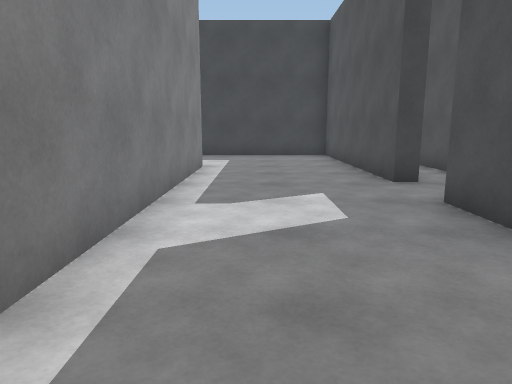
[1] (above)

24 first-person views from a walk through a scene from a Unity 3-D project. The camera is 1.3 m above the floor, tilts 10° down and sees 70° across. The floor is counted in squares, 1.21 m on a side. Each view is taken from the middle of a square. On the plan, view 1 faces up. The plan holds only what a view shows up to about 14 squares ahead; the rest is blank. The place goes on beyond the plan. The player is left out.

[2]
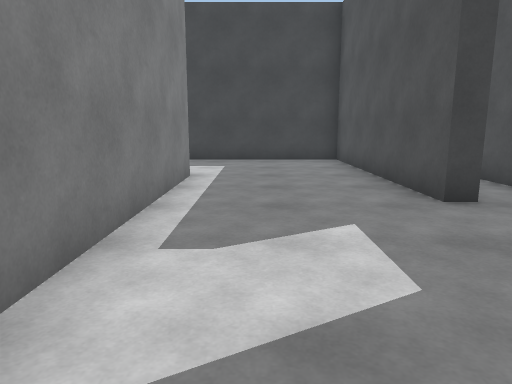

[3]
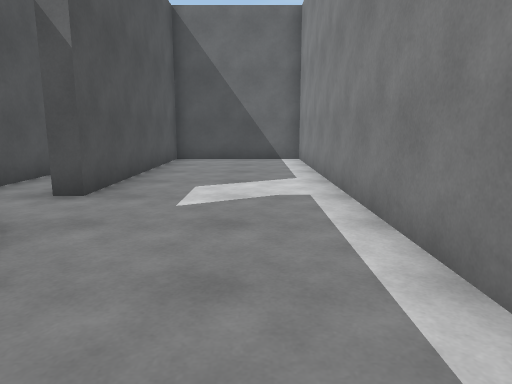

[4]
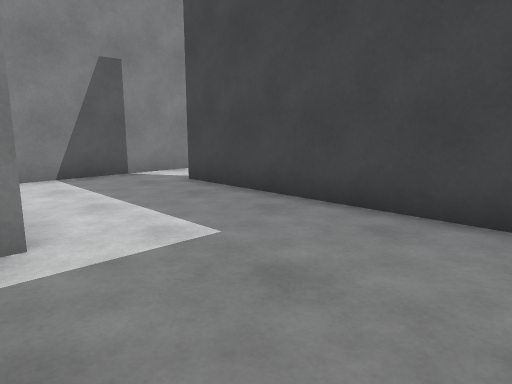

[5]
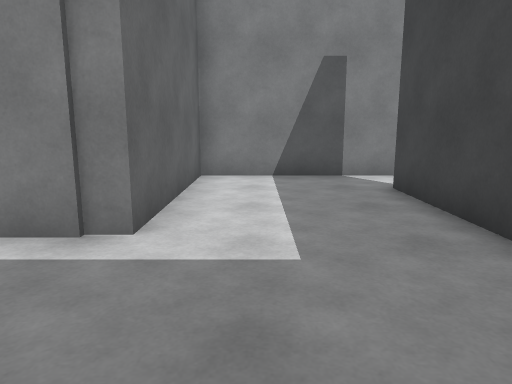

[6]
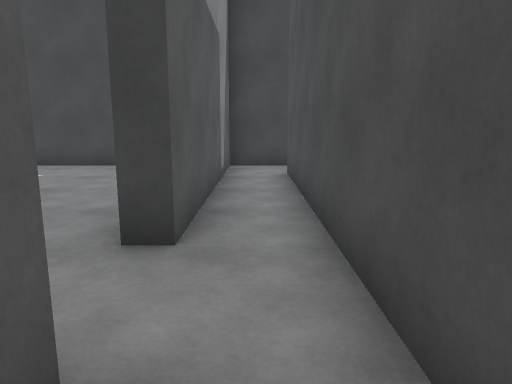

[7]
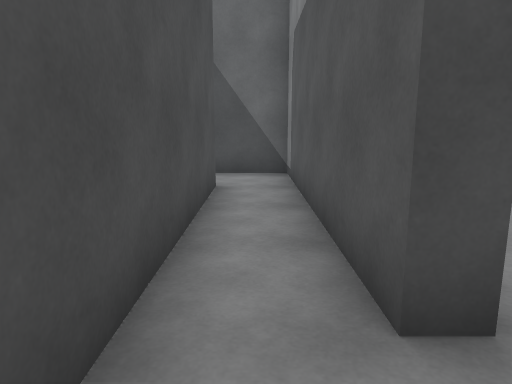

[8]
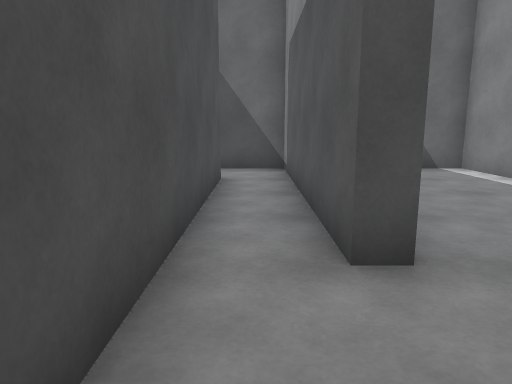

[9]
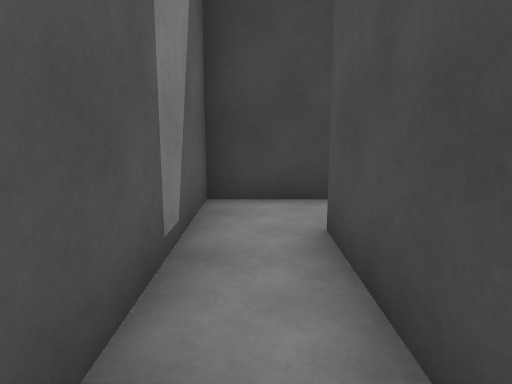

[10]
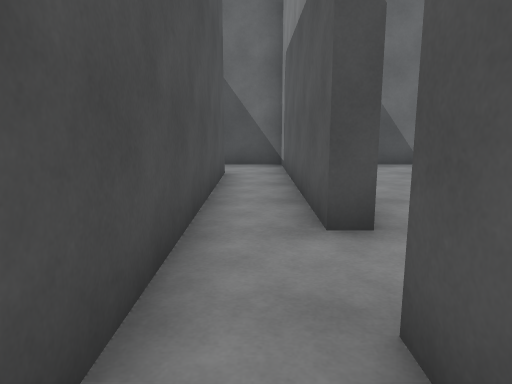

[11]
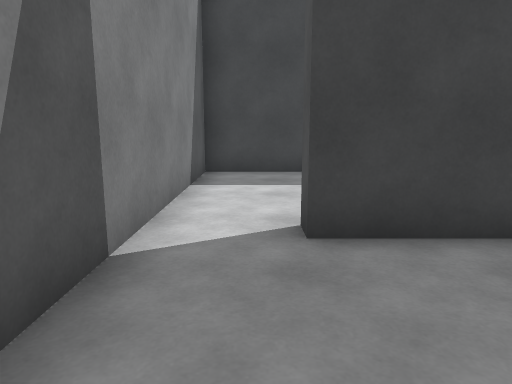

[12]
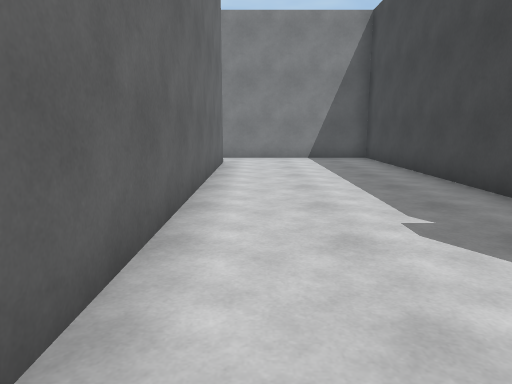

[13]
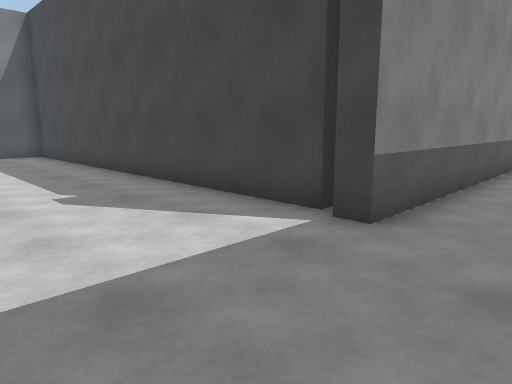

[14]
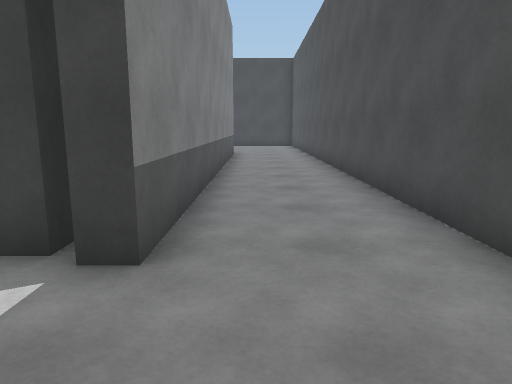

[15]
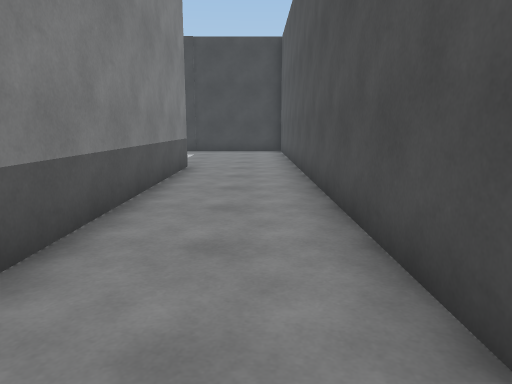

[16]
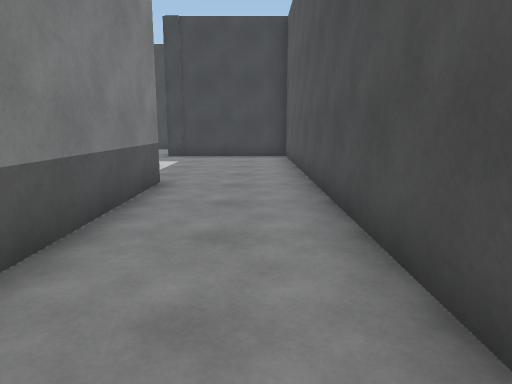

[17]
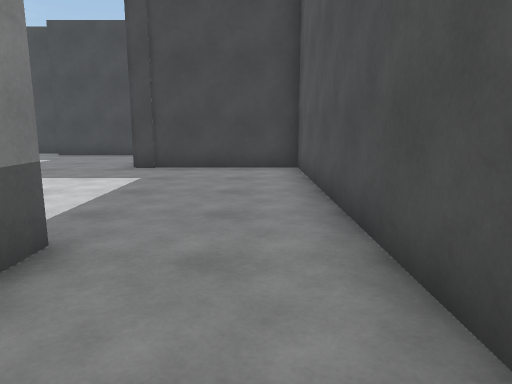

[18]
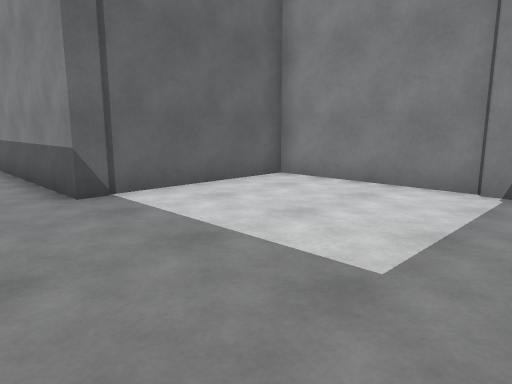

[19]
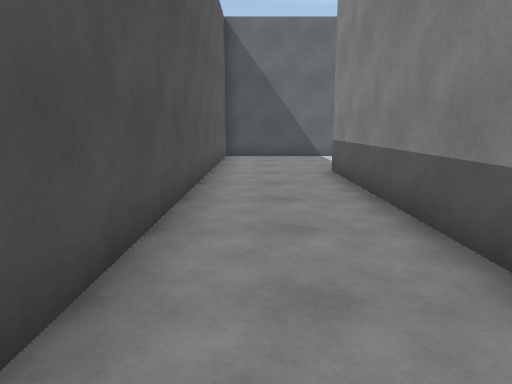

[20]
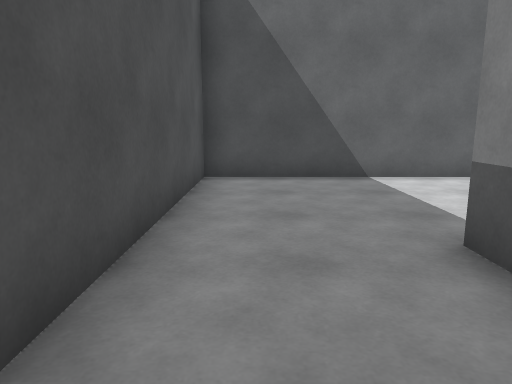

[21]
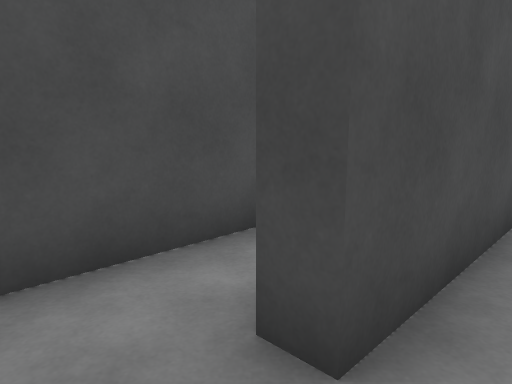

[22]
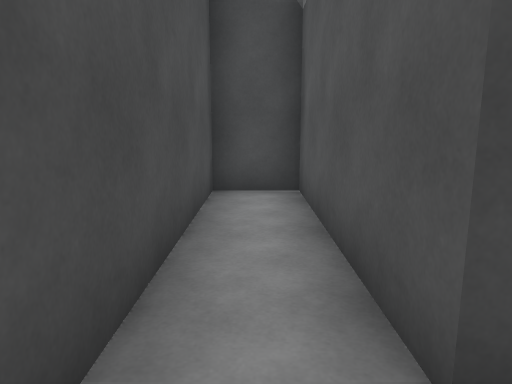

[23]
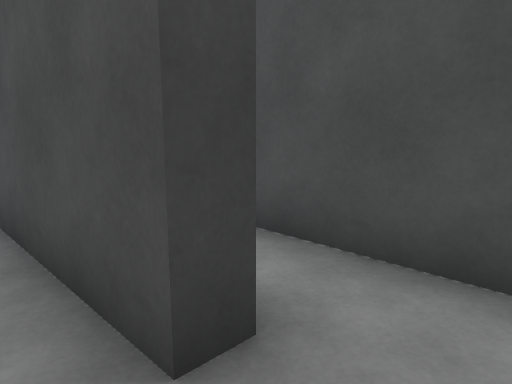

[24]
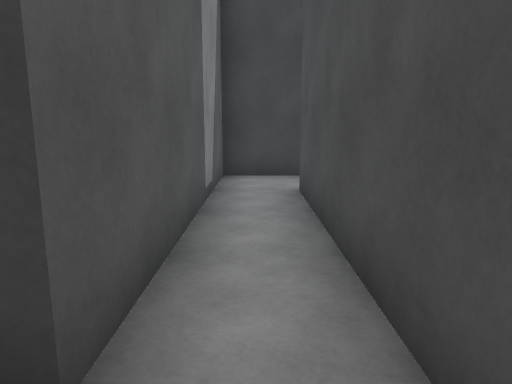

### Floor plan
Points are (right, up) in squares from view 1. A wall is a line through its corners. A room is listed if a view was taken in it or the views show most of it. See-through windows are left out.
Room 1 (views 1, 2, 3, 4, 5, 11)
walls: (3.2, 7.2) (2.8, 7.2) (2.8, 14.5) (-4.5, 14.5); (-6.2, 14.5) (-6.2, 10.8) (-1.5, 10.8) (-1.5, -1.7) (2.8, -1.7) (2.8, 5.3) (3.2, 5.3)
ways out: opening at (3, 6.5) to room 2; opening at (-5, 15) to room 3
Room 2 (views 6, 7, 8, 9, 10, 21, 23)
walls: (3.2, 5.3) (3.2, -1.7) (5, -1.7); (5.3, 0.2) (4.7, 0.2) (4.7, 12.7) (5.3, 12.7); (5.1, 14.5) (3.2, 14.5) (3.2, 7.2)
ways out: opening at (3, 6.5) to room 1; opening at (5, 13.5) to room 5; opening at (5, -0.5) to room 6
Room 3 (views 12, 13, 14, 15, 16, 17, 19, 20)
walls: (6.3, 20.5) (6.3, 20) (-6.2, 20) (-6.2, 14.5); (-4.5, 14.5) (-4.5, 15) (10.1, 15) (10.1, 32.4); (7.1, 32.2) (7.1, 19.8) (6.5, 19.8)
ways out: opening at (-5, 15) to room 1; opening at (8.5, 32) to room 4
Room 4 (view 18)
walls: (2.3, 37) (2.3, 32.2) (7.1, 32.2); (10.1, 32.4) (10.1, 38.9) (5.6, 38.9)
ways out: opening at (8.5, 32) to room 3
Room 5 (view 22)
walls: (5.3, 12.7) (5.3, 7.7) (6.7, 7.7) (6.7, 13.6)
ways out: opening at (5, 13.5) to room 2
Room 6 (view 24)
walls: (6.7, -0.6) (6.7, 5.2); (7, 7.2) (5.3, 7.2) (5.3, 0.2)
ways out: opening at (5, -0.5) to room 2; opening at (7, 6)

Where each view was taken, in squares from view 1:
view 1: 0 up, 0 right, facing up
view 2: 2 up, 0 right, facing up
view 3: 11 up, 0 right, facing down
view 4: 10 up, 2 right, facing up-left
view 5: 12 up, 2 right, facing left
view 6: 4 up, 4 right, facing up
view 7: 7 up, 4 right, facing down
view 8: 8 up, 4 right, facing down
view 9: 9 up, 4 right, facing up
view 10: 9 up, 4 right, facing down
view 11: 11 up, 5 left, facing up
view 12: 16 up, 7 right, facing left
view 13: 16 up, 9 right, facing up-left
view 14: 17 up, 8 right, facing up
view 15: 22 up, 9 right, facing up
view 16: 25 up, 9 right, facing up
view 17: 29 up, 9 right, facing up
view 18: 38 up, 9 right, facing down-left
view 19: 29 up, 9 right, facing down
view 20: 23 up, 9 right, facing down
view 21: 14 up, 4 right, facing down-right
view 22: 14 up, 6 right, facing down
view 23: 1 down, 4 right, facing up-right
view 24: 1 down, 6 right, facing up
